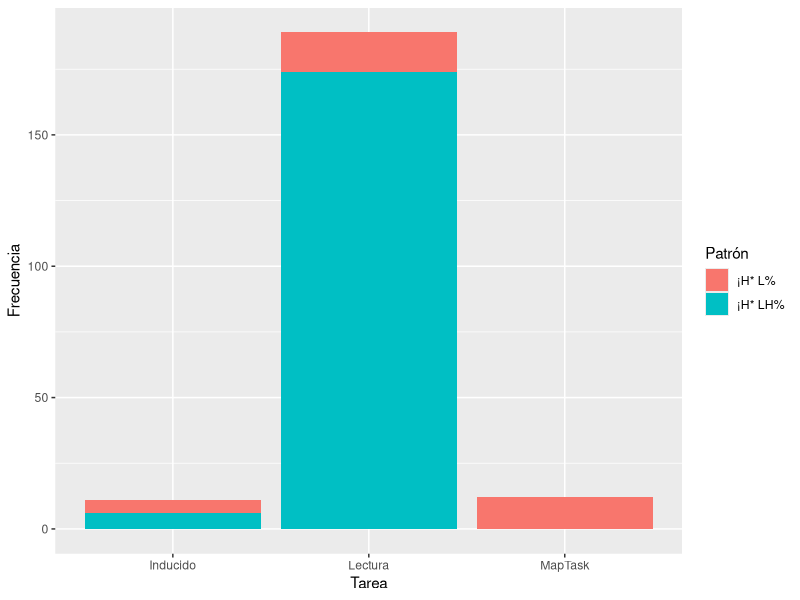
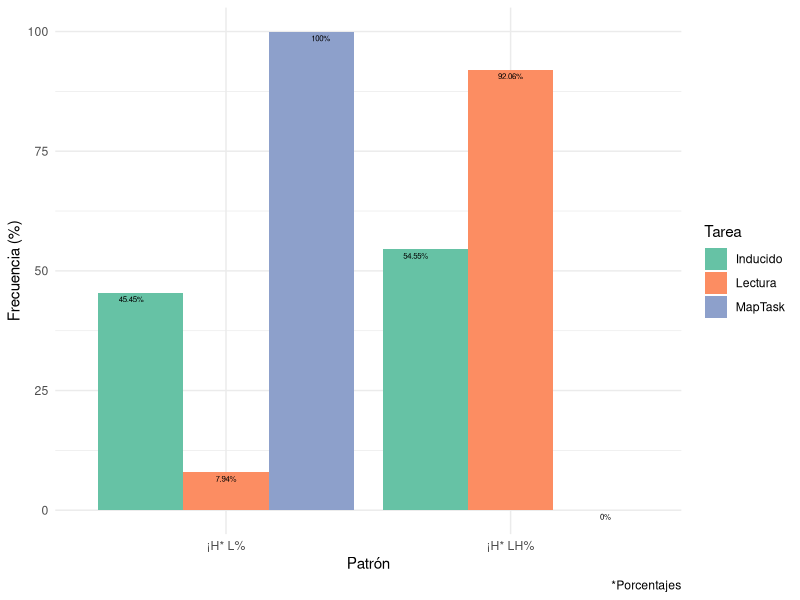
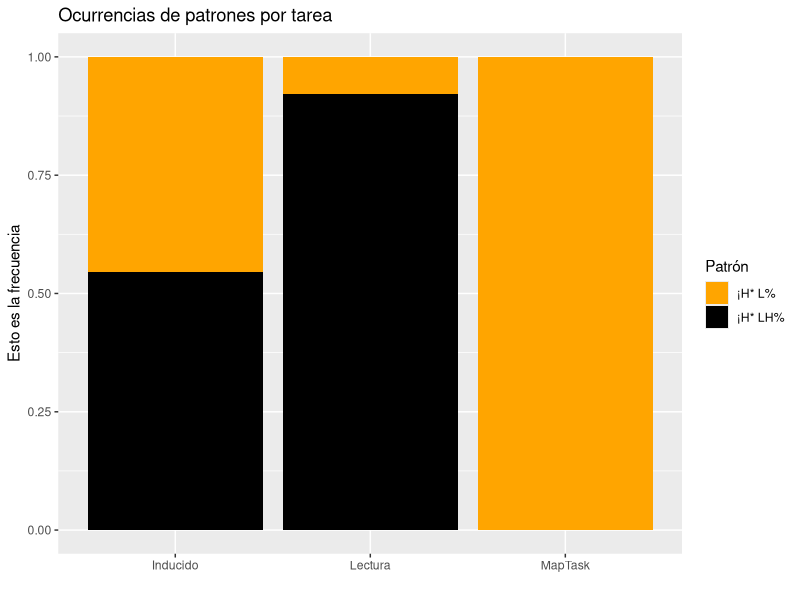

The R script that drew these images, in order:

# Vamos a hacer que las cosas se nos guarden donde deben y se abran desde donde deben
getwd()
# en windows

# ruta en Windows 
# C:\\Users\\Nombre de usuario\\Desktop
# C:/Users/Nombre de usuario/Desktop

setwd("/Users/weg/OneDrive - UNED/git-me/tallerEstadisticaParaFonetistas/2_analisisNominal/")
##########
# Datos nominales
##########
# Tanto la variable respuesta como el predictor son nominales
# no son números
# Los entendemos a partir de ver tablas de contingencia

# Leer la base de datos creada previamente
# En este caso leemos desde un archivo excel 
# lo vamos a hacer mediante interfaz, después copiamos el código para tenerlo para siempre
library(readxl)
misDatos <- read_excel("base_datos_leon.xlsx")

misDatos$Informante 
#Qué ves?

misDatos$Informante <- as.factor(misDatos$Informante)
misDatos$Tarea <- as.factor(misDatos$Tarea)
misDatos$Archivo <- as.factor(misDatos$Archivo)
misDatos$Patrón <- as.factor(misDatos$Patrón)

# de manera canónica todos los paquetes se cargan lo primero (arriba)
library("dplyr")
# una manera alternativa de hacerlo en una línea
misDatos <- misDatos %>% mutate_if(is.character,as.factor)


# vamos a ver frecuencias de manera numerica
# creación de una tabla de contingencia
data <- table(misDatos$Patrón, misDatos$Tarea)
data <- as.data.frame(data)
colnames(data) <- c("Patrón", "Tarea", "Frecuencia")


##########
# Visualización gráficos de barras
##########


# Grouped Bar Plot
library(ggplot2)

ggplot(data=data, aes(x=Tarea, y=Frecuencia, fill=Patrón)) + 
  geom_bar(stat="identity")

#theme = theme_set(theme_minimal())

miGráfico <- ggplot(data=data, aes(x=Tarea, y=Frecuencia, fill=Patrón)) + 
  #facet_grid(data$Tarea)+
  geom_bar(position="fill", stat="identity")+
  scale_fill_manual("Patrón", values = c("¡H* LH%" = "black", "¡H* L%" = "orange"))+
  labs(title="Ocurrencias de patrones por tarea", x="", y="Esto es la frecuencia", fill="Estos son los patrones")

# para guardarlo
#tiff("splitbyRegionPercentage.tiff", units="cm", width=20, height=15, res=300)
# en el nombre del archivo podeis poner toda la ruta /Users/... o solo el nombre
# si solo ponéis el nombre se guardará en el "working directory" getwd()

png("splitbyRegionPercentage.png", units="cm", width=20, height=15, res=300)
  miGráfico
dev.off()

# otras opciones de position, ¡probadlas!
# position="dodge"
# position="stack"
# position="fill"

# lista de colores 
# http://www.stat.columbia.edu/~tzheng/files/Rcolor.pdf?utm_source=twitterfeed&utm_medium=twitter

# Vamos a cambiar la etiqueta de patrón para que sea más entendible
library(plyr)
data$Patrón<- revalue(data$Patrón, c("¡H* LH%"="Híbrido", "¡H* L%"="Tradicional"))
# Y ahora si queremos que salga en el gráfico hay que volver a ejecutarlo

#######
# Gráfico con porcentajes, para hacerlo, calculo matemáticamente el porcentage
# lamanera de hacer el gráfico es la misma

porc= table(misDatos$Tarea,misDatos$Patrón)/rowSums(table(misDatos$Tarea,misDatos$Patrón))
pc= as.data.frame(porc)
pc$Freq = pc$Freq*100

dePorcentaje <- ggplot(pc, aes(fill=Var1, y=Freq, x=Var2)) + 
  geom_bar(position="dodge", stat="identity") +
  geom_text(aes(label=paste0(round(Freq,2),"%")),color="black",vjust=1.6,position=position_dodge(width = 1),size=2)

# Nos ha quedado un poco feo, vamos a añadirle cosas
dePorcentaje +
  xlab("Patrón")+
  ylab("Frecuencia (%)")+
  labs(fill = "Tarea", caption = "*Porcentajes")+
  theme_minimal()+
  scale_fill_brewer(palette="Set2")
  




##############
#   UN POCO DE ESTADÍSTICA
################

#descriptivos
min(data$Frecuencia)
max(data$Frecuencia)
mean(data$Frecuencia)
#un resumen de los descriptivos más habituales
summary(data$Frecuencia)


# lo más simple un chi cuadrado
# le damos de comer la tabla de contingencia y ya esta
chisq.test(table(misDatos$Patrón, misDatos$Tarea))

# Teoría de la estadística. El test Chi solo se puede usar cuando ningún valor esperado es >5
# Es decir ¡tenemos muy pocos datos para hacer eso! (Una celda tiene un valor de 0)
# ¡Vamos a cambiar de test!

fisher.test(table(misDatos$Patrón, misDatos$Tarea))

# Ahora sabemos que algo es estadísticamente diferente, pero... ¿qué? Quizá es solo el 
# maptask y eso ya lo vemos a ojímetro
# Operadores lógicos Y & O |
leidoContraInducido <- filter(misDatos, Tarea == "Inducido" | Tarea == "Lectura" )
fisher.test(table(leidoContraInducido$Patrón, leidoContraInducido$Tarea))


# Hacer esto (repetir el análisis para cada pareja) es una posibilidad, pero
# hay una más elegante
# usar un modelo Log-Lineal
########
# Para este tipo de momdelos
# log-lineales (glm)
# necesitamos los datos ya en tabla de contingencia 
# la tabla de contingencia (la frecuencia de cada patrón)
# usamos familia Poisson 
#######

miModelo <- glm(data$Frecuencia ~ data$Patrón + data$Tarea, 
                    family = poisson)

# Vamos a explorar un poco
summary(miModelo)
# el intercepto es lo que nos queda enmedio, lo escoge el programa por el orden
# de los factores (el 1o que sale en el gráfico), se puede cambiar
data = data %>% mutate(Tarea = relevel(Tarea, 3))
# y la estimación es la probabilidad de que te salga ese patrón, ahora solo 
# nos preocupa el signo (más probable o menos probable)

# Bondad del ajuste del modelo
# Si el valor es <0.05 hay ASOCIACIÓN entre el patrón y la tarea
1-pchisq(miModelo$deviance, miModelo$df.residual)

# Nota para respuesta nominal pero predictor numérico (por ejemplo, 
# ver si la altura del pico puede predecir el patrón) usaríamos la familia binomial
# modelo<-glm(misDatos$Patrón, misDatos$alturaPico, family='binomial')
